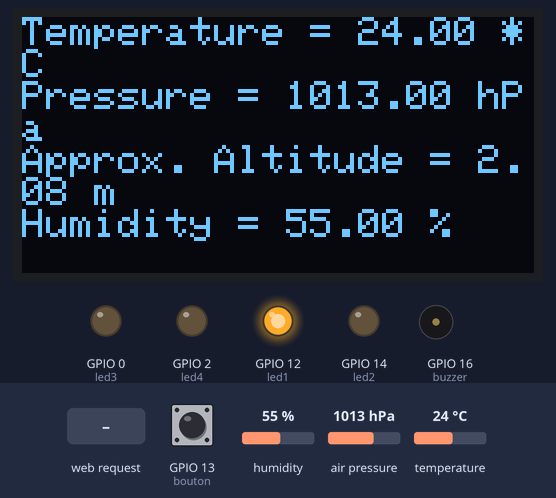
Recording of a sketch running on a simulated ESP8266 (NodeMCU). Parts: 128×64 one-colour display, output pins drawn as LEDs (lit = HIGH), buzzer (waves = sounding). Dashed ring = blinking. The inputs (shaded band) are chosen by the test bench; at power-on: humidity 55 %, GPIO 13 (bouton) HIGH, air pressure 1013 hPa, temperature 24 °C. WiFi joins after 1.5 s; servers stay silent unless stated; what the sketch prints to the serial monitor is not drawn.

Above: at 2.7 s.
2.8 s: humidity set to 22 %
At 5.4 s:
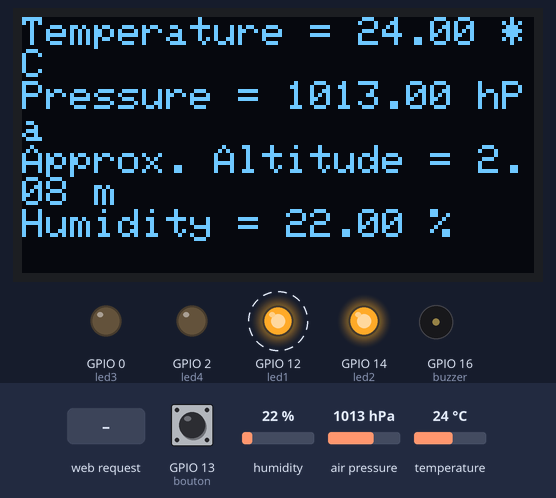
6.9 s: HTTP request GET /Buzzer/on received
At 9.8 s:
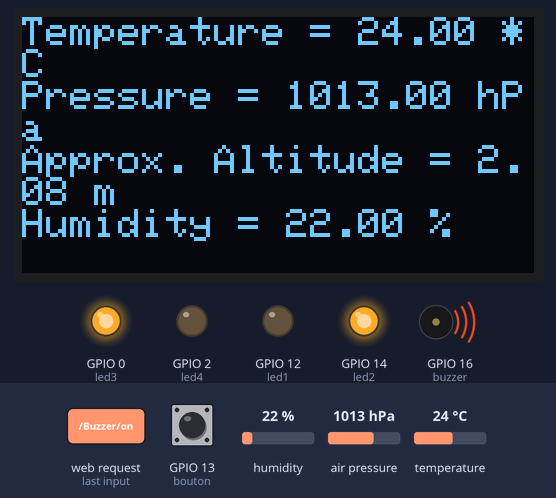
11.0 s: GPIO 13 (bouton) pulled LOW for 0.6 s
At 11.5 s:
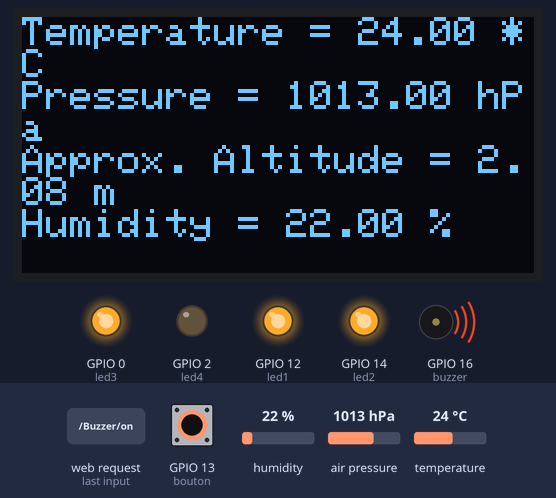
15.7 s: GPIO 13 (bouton) pulled LOW for 1 s
At 17.1 s:
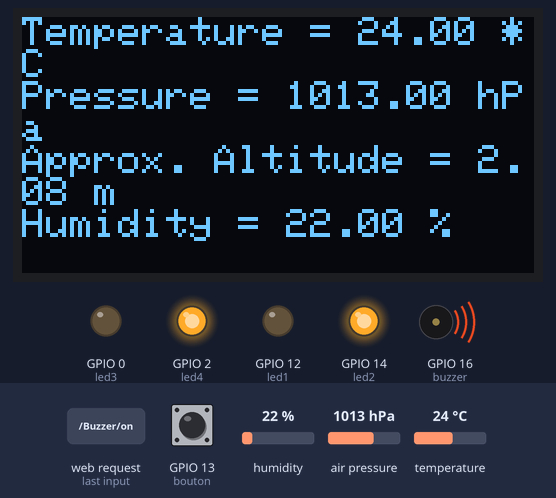
20.8 s: GPIO 13 (bouton) pulled LOW for 3.2 s
At 25.3 s:
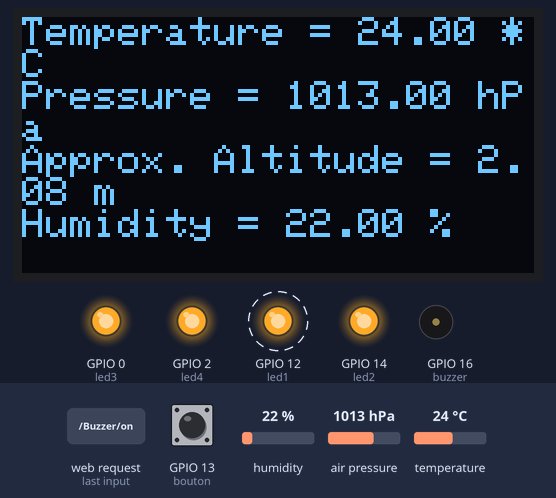
28.0 s: air pressure set to 952 hPa
At 31.5 s:
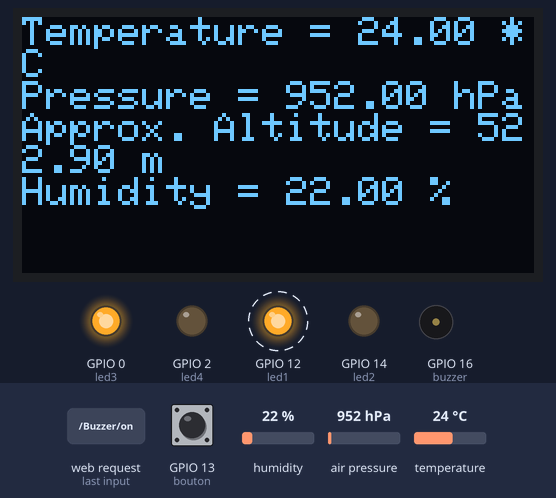
Timing chart, 0 to 32.1 s (numbered marks = the images above; inputs shaded):
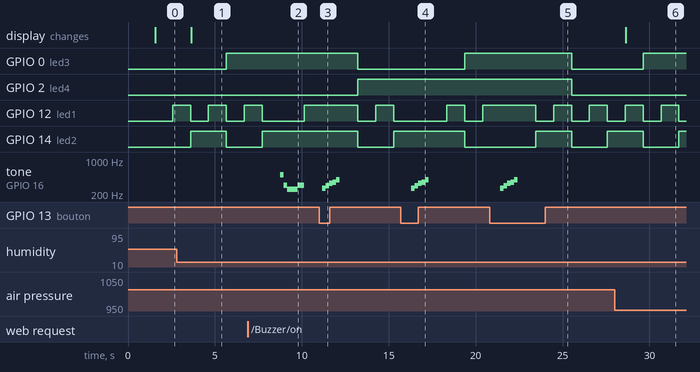

The sketch:

My_Project_arduino1.ino
```cpp
// Load Wi-Fi library
#include <Adafruit_Sensor.h>
#include <Adafruit_BME280.h>
#include <ESP8266WiFi.h>
#include <SPI.h>
#include <Wire.h>
#include <Adafruit_GFX.h>
#include <Adafruit_SSD1306.h>
#include "MyWifi.h"

//OLED screen
#define SEALEVELPRESSURE_HPA (1013.25)
#define SCREEN_WIDTH 128 // OLED display width, in pixels
#define SCREEN_HEIGHT 64 // OLED display height, in pixels
#define OLED_RESET     -1 // Reset pin # (or -1 if sharing Arduino reset pin)
#define SCREEN_ADDRESS 0x3D ///< See datasheet for Address; 0x3D for 128x64, 0x3C for 128x32
Adafruit_SSD1306 display(SCREEN_WIDTH, SCREEN_HEIGHT, &Wire, OLED_RESET);

// BME Temperature
Adafruit_BME280 bme; // I2C

// Replace with your network credentials
const char* ssid = STASSID;
const char* password = STAPSK;

// For the buzzer
const int buzzer = 16;

// Set web server port number to 80
WiFiServer server(80);

// Variable to store the HTTP request
String header;

// Auxiliar variables to store the current output state
String led1State = "off";
String led2State = "off";
String led3State = "off";
String led4State = "off";

// Button variables
#define bouton 13
bool lectBouton;
bool boutonEtat = LOW;
bool boutonPrec = LOW;
bool count = true;

// Loop helpers
int i = 0;
int j = 0;

// Assign output variables to GPIO pins
const int led1 = 12;
const int led2 = 14;
const int led3 = 0;
const int led4 = 2;
int led[4] = {12, 14, 0, 2};

// Current time
unsigned long currentTime = millis();
// Previous time
unsigned long previousTime = 0;
// Define timeout time in milliseconds (example: 2000ms = 2s)
const long timeoutTime = 2000;

void setup() {
  pinMode(OLED_RESET, OUTPUT);
  Serial.begin(74880);

  // SSD1306_SWITCHCAPVCC = generate display voltage from 3.3V internally
  if(!display.begin(SSD1306_SWITCHCAPVCC, 0x3C)) {
    Serial.println(F("SSD1306 allocation failed"));
    for(;;); // Don't proceed, loop forever
  }

  Serial.println(F("BME280 test"));

  bool status;

  status = bme.begin(0x76);
  if (!status) {
    Serial.println("Could not detect a BME280 sensor, Fix wiring Connections!");
    while (1);
  }

  Serial.println("-- Print BME280 readings--");
  Serial.println();

  // Initialize the output variables as outputs
  pinMode(led1, OUTPUT);
  pinMode(led2, OUTPUT);
  pinMode(led3, OUTPUT);
  pinMode(led4, OUTPUT);

  //Bouton
  pinMode(bouton, INPUT_PULLUP);

  // Connect to Wi-Fi network with SSID and password
  Serial.print("Connecting to ");
  Serial.println(ssid);
  WiFi.begin(ssid, password);
  while (WiFi.status() != WL_CONNECTED) {
    delay(500);
    Serial.print(".");
  }

  // Print local IP address and start web server
  Serial.println("");
  Serial.println("WiFi connected.");
  Serial.println("IP address: ");
  Serial.println(WiFi.localIP());
  server.begin();
}

void loop(){
  WiFiClient client = server.available();   // Listen for incoming clients

  // How the button works
  boutonPrec = boutonEtat;
  boutonEtat = !digitalRead(bouton);

  // Loop calculation variables
  unsigned long currentMillis = millis();
  unsigned long previousMillis = 0;
  const long interval = 600;

  if(boutonEtat == HIGH && boutonPrec == LOW)
  {
    count = !count;
  }

  if(count == true)
  {
    if (currentMillis - previousMillis >= interval)
      {
       previousMillis = currentMillis;

       if(i > 15)
       {
        i=0;
       }

      for(int j=0; j<=3; j++)
       {
          if(((i>>j)&1)==1)
          {
            digitalWrite(led[j], HIGH);
          }
          else
          {
            digitalWrite(led[j], LOW);
          }

        }

        i++;
        Serial.print(i);
        Serial.print(" ");
        lectBouton = !digitalRead(bouton);
     }
   }else{

      //A little melody
      tone(buzzer,261);
      delay(200);
      noTone(buzzer);

      tone(buzzer,293);
      delay(200);
      noTone(buzzer);

      tone(buzzer,329);
      delay(200);
      noTone(buzzer);

      tone(buzzer,349);
      delay(200);
      noTone(buzzer);

      tone(buzzer,392);
      delay(200);
      noTone(buzzer);

      count = true; //returns the operation of lights and temperature
   }

  printTemperature();

  //CONEXION
  if (client) {                             // If a new client connects,
    Serial.println("New Client.");          // print a message out in the serial port
    String currentLine = "";                // make a String to hold incoming data from the client
    currentTime = millis();
    previousTime = currentTime;
    while (client.connected() && currentTime - previousTime <= timeoutTime) { // loop while the client's connected
      currentTime = millis();
      if (client.available()) {             // if there's bytes to read from the client,
        char c = client.read();             // read a byte, then
        Serial.write(c);                    // print it out the serial monitor
        header += c;
        if (c == '\n') {                    // if the byte is a newline character
          // if the current line is blank, you got two newline characters in a row.
          // that's the end of the client HTTP request, so send a response:
          if (currentLine.length() == 0) {
            // HTTP headers always start with a response code (e.g. HTTP/1.1 200 OK)
            // and a content-type so the client knows what's coming, then a blank line:
            client.println("HTTP/1.1 200 OK");
            client.println("Content-type:text/html");
            client.println("Connection: close");
            client.println();

            //HOW THE PAGE WEB WORKS
            if (header.indexOf("GET /Climat/on") >= 0) {

              //Here I show the weather information in the browser
              client.print("<p class=\"temp\">Temperature = ");
              client.print(bme.readTemperature());
              client.print(" *C </p>");
              client.print(" ");

              client.print("<p class=\"temp\"> Pressure = ");
              client.print(bme.readPressure() / 100.0F);
              client.print(" hPa </p>");
              client.print(" ");

              client.print("<p class=\"temp\"> Approx. Altitude = ");
              client.print(bme.readAltitude(SEALEVELPRESSURE_HPA));
              client.print(" m </p>");
              client.print(" ");

              client.print("<p class=\"temp\"> Humidity = ");
              client.print(bme.readHumidity());
              client.print(" % </p>");
              client.print(" ");

            } else if (header.indexOf("GET /Buzzer/on") >= 0) {

              //A little melody2
              tone(buzzer,500);
              delay(200);
              noTone(buzzer);

              tone(buzzer,300);
              delay(200);
              noTone(buzzer);

              tone(buzzer,250);
              delay(200);
              noTone(buzzer);

              tone(buzzer,250);
              delay(200);
              noTone(buzzer);

              tone(buzzer,250);
              delay(200);
              noTone(buzzer);

              tone(buzzer,300);
              delay(200);
              noTone(buzzer);

              tone(buzzer,300);
              delay(200);
              noTone(buzzer);
            }

            // Pour afficher le HTML
            client.println("<!DOCTYPE html><html>"); //pour montrer que le code que j'envoie est HTML
            client.println("<head><meta name=\"viewport\" content=\"width=device-width, initial-scale=1\">"); //pour la réactivité
            client.println("<link rel=\"icon\" href=\"data:,\">");

            // Voici le style CSS de votre page
            client.println("<style>html { font-family: Helvetica; display: inline-block; margin: 0px auto; text-align: center;}");
            client.print(".button {background-color: white; 1px solid; color: black; padding: 15px 20px; margin-top: 15px; border-radius: 6px; border-color: #D3D3D3; font-size: 20px; font-weight: bold;}");
            client.print(".button:hover {color: #FF1493;}");
            client.print(".button:focus {background-color: #FFB6C1; color: black;}");
            client.println("h1 {color: white;}");
            client.println("text-decoration: none; font-size: 30px; margin: 2px; cursor: pointer;}");
            client.print(".button2 {background-color: white; 1px solid; color: black; padding: 15px 20px; margin-top: 15px; border-radius: 6px; border-color: #D3D3D3; font-size: 20px; font-weight: bold; }");
            client.print(".button2:hover {color: #FF1493;}");
            client.print(".button2:focus {background-color: #FFB6C1; color: black;}");
            client.print(".temp {color: white; font-size: 20px; font-weight: bold; margin-top: 20px; margin-bottom: 20px;}");
            client.println("body {background-image: linear-gradient( to right, #FF69B4, #DA70D6, #7B68EE, #7B68EE);}</style></head>");

            // titre
            client.println("<body><h1>Selectionnez ce que vous voulez voir: </h1>");

            // Premier bouton qui affichera la météo
            client.println("<p><a href=\"/Climat/on\"><button class=\"button\">Climat</button></a></p>");

            // Le bouton deux déclenchera une mélodie sur le buzzer
            client.println("<p><a href=\"/Buzzer/on\"><button class=\"button\">Buzzer</button></a></p>");

            client.println("</body></html>");

            // The HTTP response ends with another blank line
            client.println();
            // Break out of the while loop
            break;
          } else { // if you got a newline, then clear currentLine
            currentLine = "";
          }
        } else if (c != '\r') {  // if you got anything else but a carriage return character,
          currentLine += c;      // add it to the end of the currentLine
        }
      }
    }

    // Clear the header variable
    header = "";

    // Close the connection
    client.stop();
    Serial.println("Client disconnected.");
    Serial.println("");
  }
}

void printTemperature(void) {
  display.clearDisplay();

  display.setTextSize(1);             // Normal 1:1 pixel scale
  display.setTextColor(SSD1306_WHITE);        // Draw white text
  display.setCursor(0,0);             // Start at top-left corner

  display.print("Temperature = ");
  display.print(bme.readTemperature());
  display.println(" *C");

  display.print("Pressure = ");
  display.print(bme.readPressure() / 100.0F);
  display.println(" hPa");

  display.print("Approx. Altitude = ");
  display.print(bme.readAltitude(SEALEVELPRESSURE_HPA));
  display.println(" m");

  display.print("Humidity = ");
  display.print(bme.readHumidity());
  display.println(" %");
  display.display(); //TOUJOUR METTRE ÇA, PARCE QUE C'EST ÇA QU'AFFICHE TOUS LES CHOSES!
  delay(1000);
}
```

MyWifi.h
```cpp
// Wifi configuration
#define STASSID "Put the name of your wifi"
#define STAPSK "Here enter your wifi password"
```

Measured:
- after the input at 2.8 s, the display: changes after 0.83 s (image 1)
- after the input at 6.9 s, GPIO 0 (led3): stays HIGH (without the input it goes to LOW after 2.9 s); GPIO 2 (led4): stays LOW (without the input it goes to HIGH after 2.9 s)
- after the input at 11.0 s, GPIO 2 (led4): LOW → HIGH after 2.2 s instead of 0.18 s; tone on GPIO 16 (buzzer): plays 261 Hz for 0.20 s, 293 Hz for 0.20 s, 329 Hz for 0.20 s, 349 Hz for 0.20 s, 392 Hz for 0.20 s, starting after 0.18 s
- after the input at 15.7 s, GPIO 0 (led3): LOW → HIGH after 3.7 s instead of 1.6 s; tone on GPIO 16 (buzzer): plays 261 Hz for 0.20 s, 293 Hz for 0.20 s, 329 Hz for 0.20 s, 349 Hz for 0.20 s, 392 Hz for 0.20 s, starting after 0.60 s
- after the input at 20.8 s, GPIO 2 (led4): HIGH → LOW after 4.7 s instead of 2.7 s; tone on GPIO 16 (buzzer): plays 261 Hz for 0.20 s, 293 Hz for 0.20 s, 329 Hz for 0.20 s, 349 Hz for 0.20 s, 392 Hz for 0.20 s, starting after 0.62 s
- after the input at 28.0 s, the display: changes after 0.64 s (image 6)
- by itself, GPIO 12 (led1): alternates HIGH for 1.0 s and LOW for 1.0 s
